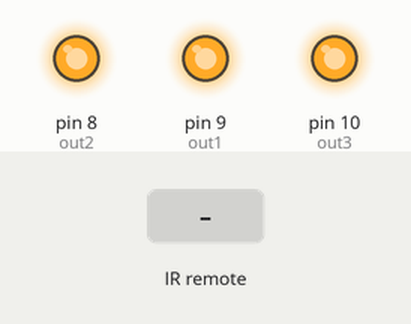
Simulated run of this sketch. Board: Arduino Uno, built with avr-gcc and run on an emulated ATmega328P. Shown: output pins drawn as LEDs (lit = HIGH). The inputs (shaded band) are chosen by the test bench. What the sketch prints to the serial monitor is not drawn.

Above: at 1.2 s.
1.3 s: infrared code 0x80412701 received
Timing chart, 0 to 4.3 s (numbered marks = the images above; inputs shaded):
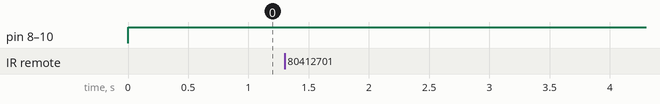

The sketch:

irRemoteControl.ino
```cpp
#include <IRremote.h>

int out1=9;
int out2=8;
int out3=10;


int RECV_PIN = A0;
IRrecv irrecv(RECV_PIN);
decode_results results;

void setup()
{
  pinMode(out1,OUTPUT);
  pinMode(out2,OUTPUT);
  pinMode(out3,OUTPUT);

  Serial.begin(9600);
  irrecv.enableIRIn();
}

void loop()
{
  if (irrecv.decode(&results))
    {
     Serial.println(results.value, HEX);
     irrecv.resume();
    }

    if(results.value==0x80412701)
    {
      digitalWrite(out1,HIGH);
      digitalWrite(out2,HIGH);
      digitalWrite(out3,HIGH);
    }
    else
    {
      digitalWrite(out1,HIGH);
      digitalWrite(out2,HIGH);
      digitalWrite(out3,HIGH);
    }


}
```

Measured:
- after the input at 1.3 s, every drawn part: stays the same
